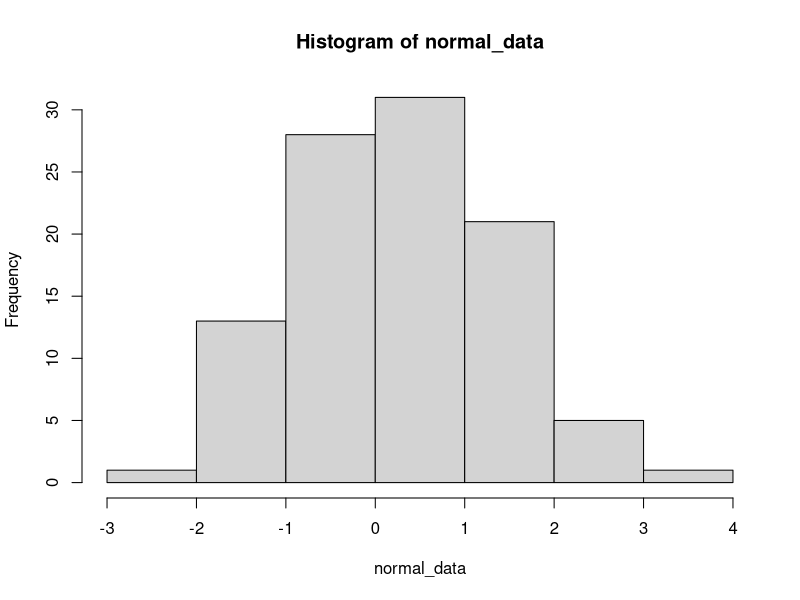
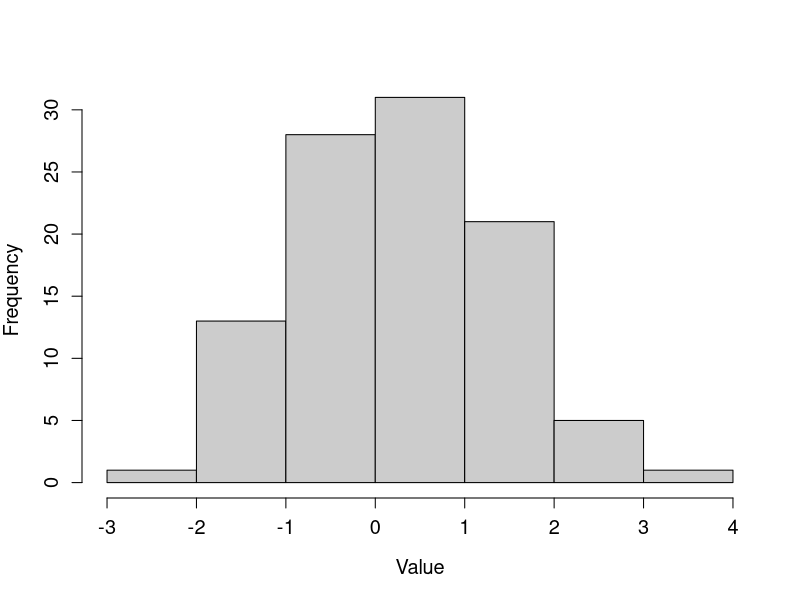
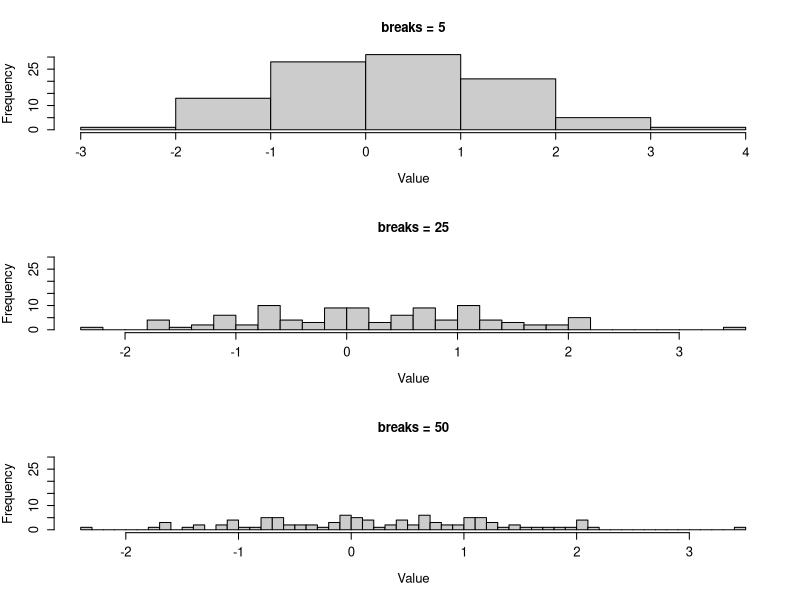
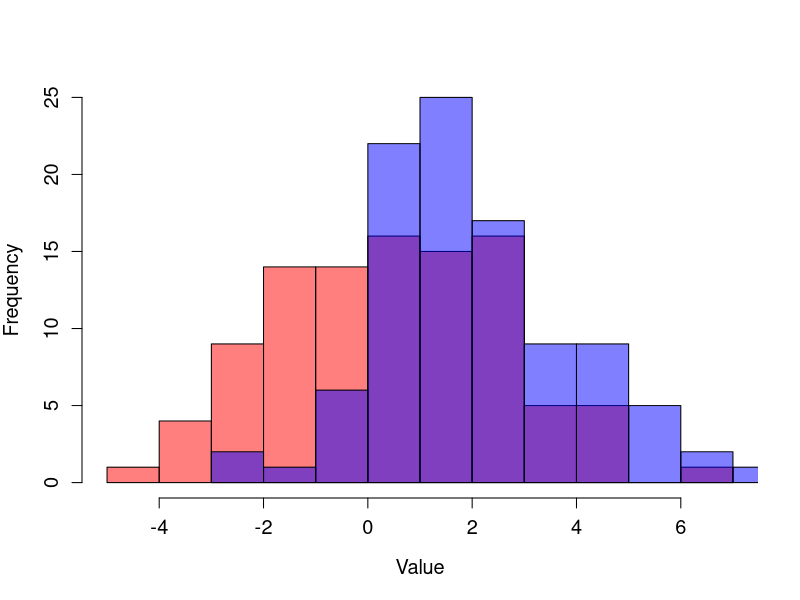
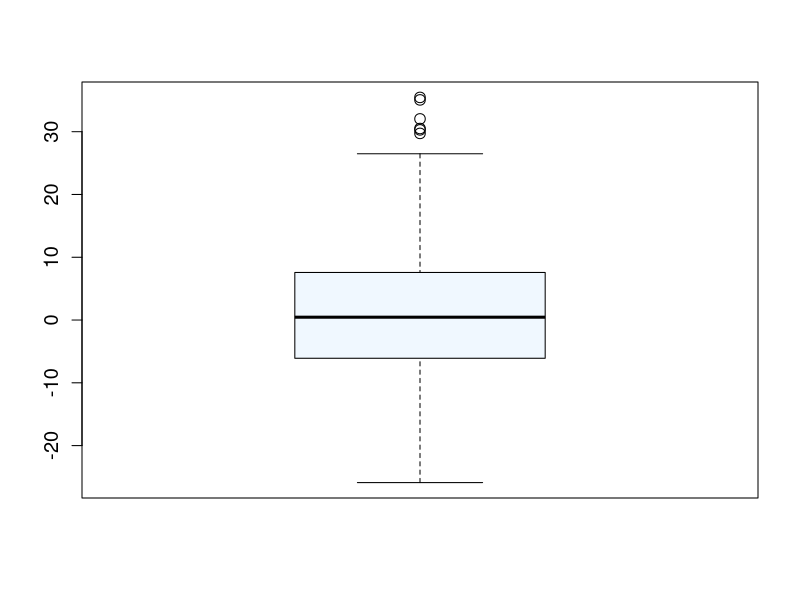
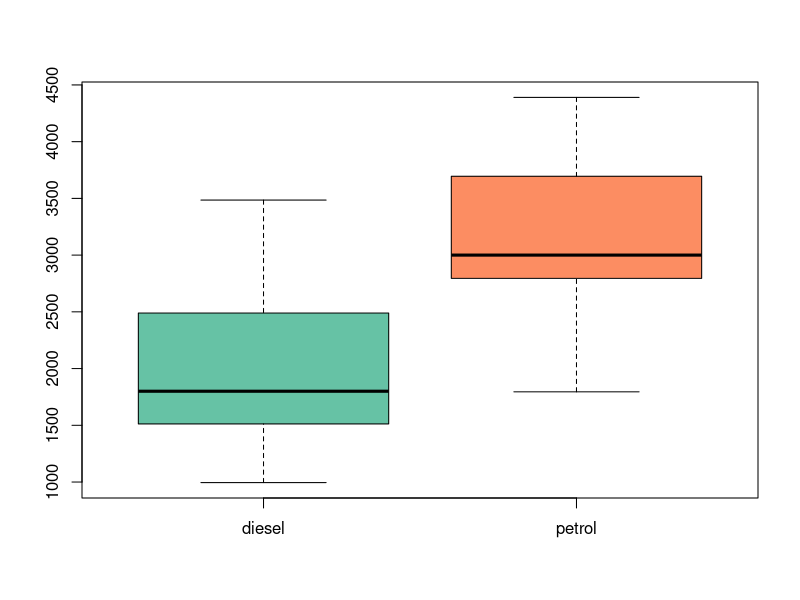
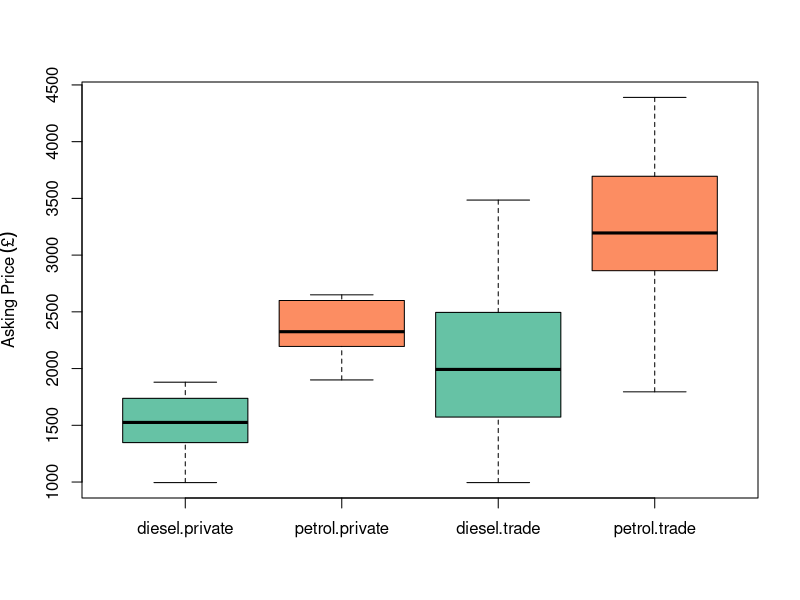

Source code (R) for these figures, in order:
## ---- chunk 1
set.seed(1337)
normal_data <- rnorm(
  100, 
  mean=0, 
  sd=1
)

hist(
  normal_data
)
## ---- chunk 2
hist(
     normal_data,
     main = "",
     xlab = "Value",
     col="gray80",
     cex = 1.4, 
     cex.axis = 1.2, 
     cex.lab = 1.2
     )
## ---- chunk 3

par(mfrow=c(3,1))

for (i in c(5,25,50)) {
  
  hist(
    normal_data,
    xlab = "Value",
    ylim=c(0,30),
    col="gray80",
    cex = 1.4, 
    cex.axis = 1.2, 
    cex.lab = 1.2,
    breaks = i,
    main = paste("breaks =",i,sep=" ")
  )
  
}

par(mfrow=c(1,1))
## ---- chunk 4


set.seed(1337)

# create two normally distributed vectors of random data

data_a <- rnorm(
  100,
  mean = 0,
  sd = 2
)

data_b <- rnorm(
  100,
  mean = 2, 
  sd = 2
)


# Plot first graph

p1<-hist(
  data_a,
  ylim = c(0,25),
  col = rgb(1,0,0,0.5), 
  main = "",
  breaks = 10,
  xlab = "Value",
  cex = 1.4, 
  cex.axis = 1.2, 
  cex.lab = 1.2
)

# Note that you must specify an 'alpha' of less than 1 (the fourth argument in
# the rgb command), otherwise, your two colours will be completely solid. 

# Plot second graph - note use of 'add = TRUE' to overlay onto the first plot

p2<-hist(
  data_b,
  breaks = 10,
  add = TRUE,
  col = rgb(0,0,1,0.5),
  cex = 1.4, 
  cex.axis = 1.2, 
  cex.lab = 1.2
)

## ---- chunk 5

set.seed(1337)

boxplot_data <- rnorm(
     n = 500,
     sd = 10,
     mean = 1
     )

boxplot(
     x = boxplot_data,
     col = "aliceblue",
     cex = 1.4, 
     cex.axis = 1.2, 
     cex.lab = 1.2
     )

## ---- chunk 6
car_prices <- read.table("discount.csv",sep=",",header=T)

# Check the data

str(
  car_prices
)

# Split it according to fuel type - note the $ operator - this is required in this case

split(
  car_prices$price,
  car_prices$fuel
)

# This can simply be wrapped by a call to the boxplot() function

boxplot(
  split(
    car_prices$price,
    car_prices$fuel
  ),
  col = c("#66C2A5","#FC8D62")
)

## ---- chunk 7


boxplot(
  split(
    car_prices$price,
    list(
      car_prices$fuel,
      car_prices$type
    )
  ),
  col = c("#66C2A5","#FC8D62"),
  ylab=bquote(Asking~Price~("£")) 
)

# Using bquote() is required here to display the £ sign correctly

